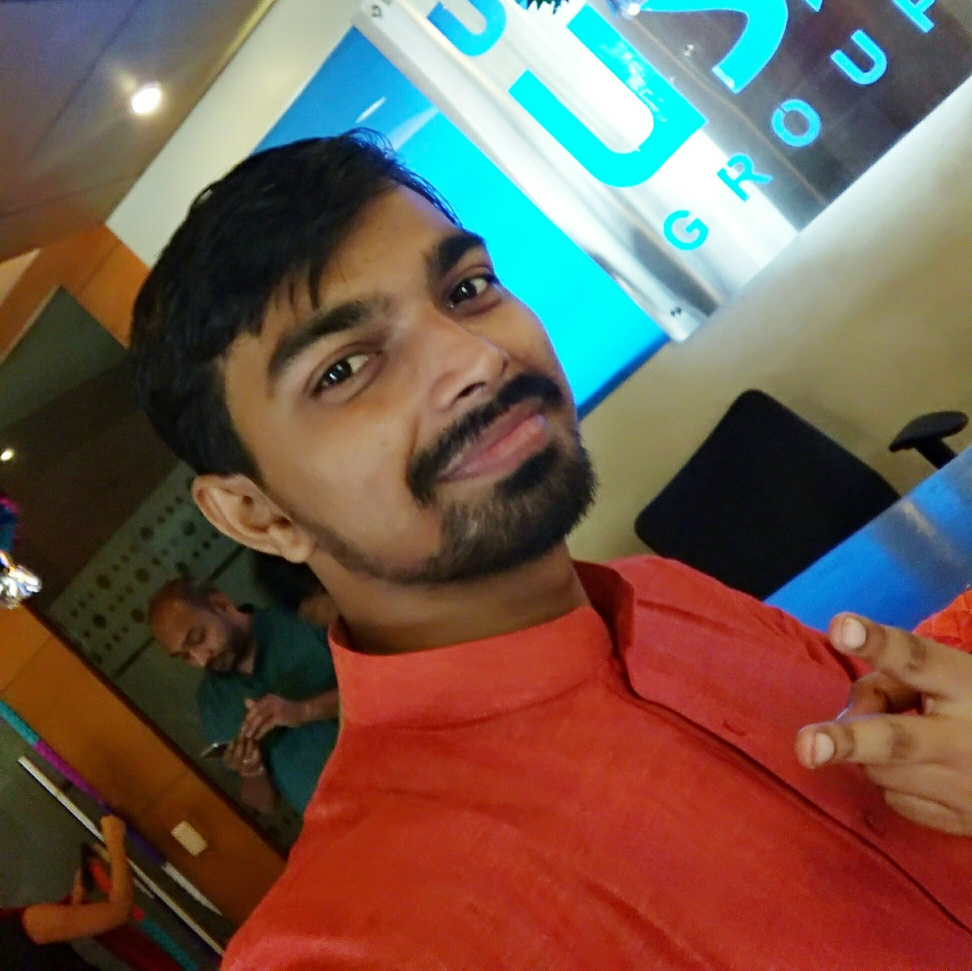
#> input picture IMG_20171018_134443.jpg, 1944 x 1942 px (shown at 1/2 size)
$ python ImageTranslation.py
#> lines starting #> are read from the running program, lines starting #| are printed output that depends on the picture
import cv2
import  numpy as np
img = cv2.imread('IMG_20171018_134443.jpg')
#> img is the input picture: shape (1942, 1944, 3); mean B, G, R 78.9, 91, 111.7
resize = cv2.resize(img,(480,520),interpolation = cv2.INTER_AREA)#resize the image.
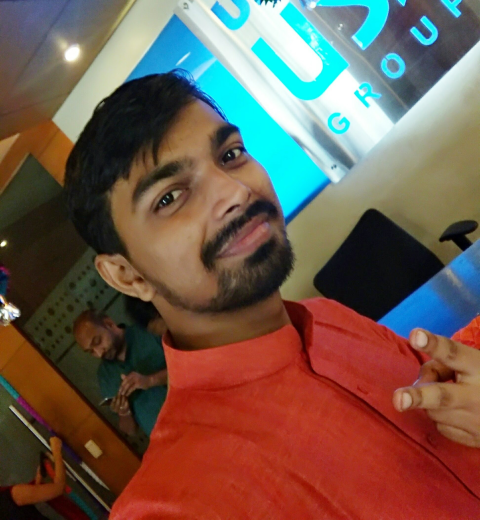
#> resize: shape (520, 480, 3); mean B, G, R 78.9, 91, 111.7

height,width = resize.shape[:2]
#> height = 520; width = 480
print(width)
#| 480
print(height)
#| 520

quarter_height,quarter_width = height/4,width/4
#> quarter_height = 130; quarter_width = 120
print(quarter_height)
#| 130.0
print(quarter_width)
#| 120.0
'''
trancelate matrix = |1 0 tx|
                    |0 1 ty|
'''
t = np.float32([[1,0,quarter_width],[0,1 , quarter_height]])
#> t = [[1, 0, 120], [0, 1, 130]]
print(t)
#| [[  1.   0. 120.]
#|  [  0.   1. 130.]]
img_tansformation = cv2.warpAffine(resize,t,(width,height))
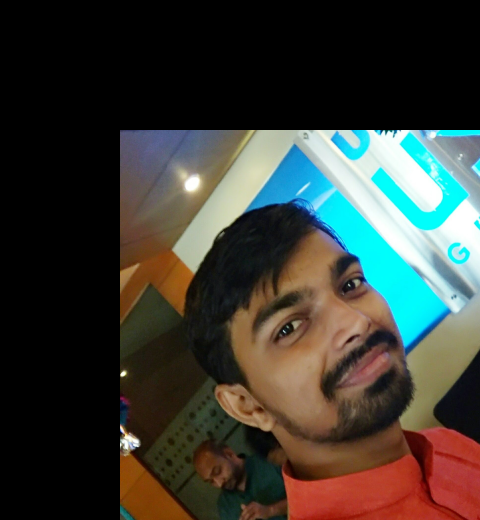
#> img_tansformation: shape (520, 480, 3); mean B, G, R 52.4, 59.3, 58.2

cv2.imshow('Orignal Image',resize)
cv2.imshow('After transformation Image',img_tansformation)
cv2.waitKey(0)
cv2.destroyAllWindows()
